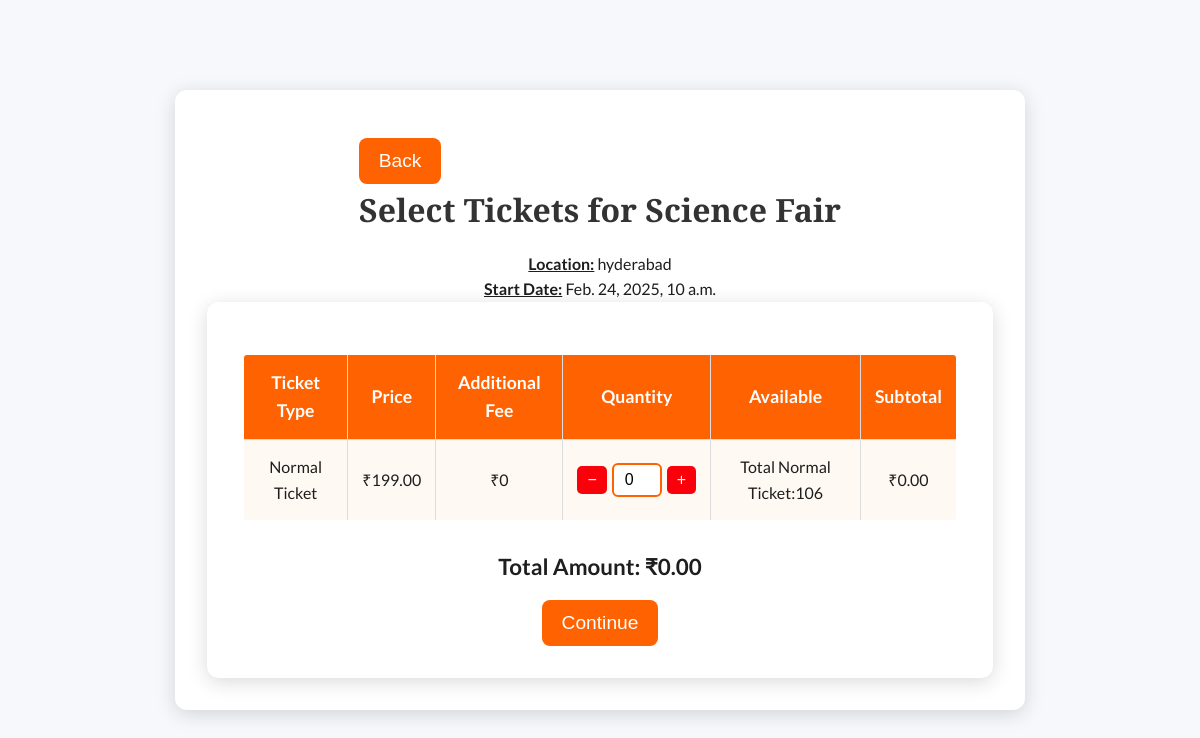
The app's page /events/select_tickets/10/ with its own data.
### events/models.py (models this page shows, shortened)
class Event(models.Model):
    title = models.CharField(max_length=200)
    description = models.TextField()
    event_type = models.CharField(max_length=50)
    location = models.CharField(max_length=200)
    image = models.ImageField(upload_to='event_images/')
    start_date = models.DateTimeField()
    end_date = models.DateTimeField()
    manager = models.ForeignKey(Manager, on_delete=models.SET_NULL, null=True, blank=True)

class Ticket(models.Model):
    event = models.ForeignKey(Event, on_delete=models.CASCADE, related_name='tickets')
    ticket_type = models.CharField(max_length=100)  # e.g., Normal, VIP
    ticket_name = models.CharField(max_length=100)  # Name of the ticket
    quantity = models.PositiveIntegerField()  # Number of tickets available
    price = models.DecimalField(max_digits=10, decimal_places=2)  # Price per ticket
    additional_fee = models.DecimalField(max_digits=10, decimal_places=2, blank=True, null=True)  # Additional fee
    sale_start = models.DateTimeField()  # Tickets available from
    sale_end = models.DateTimeField()  # Tickets available until
    min_purchase = models.PositiveIntegerField()  # Minimum ticket purchase
    max_purchase = models.PositiveIntegerField()  # Maximum ticket purchase
    created_at = models.DateTimeField(auto_now_add=True)

### events/views.py (the view, shortened to what this page needs)
# urls.py: path('select_tickets/<int:event_id>/', views.select_tickets, name='select_tickets'),
def select_tickets(request, event_id):
    event = get_object_or_404(Event, id=event_id)
    tickets = Ticket.objects.filter(event=event)
    return render(request, 'select_tickets.html', {'event': event, 'tickets': tickets})

### events/templates/select_tickets.html (shortened to what this page needs)
{% load static %}
<!DOCTYPE html>
<html lang="en">
<head>
    <link rel="stylesheet" href="{% static 'css/select.css' %}">
</head>
<body>
<div class="form-container">
    <button class="b-btn" onclick="window.location.href='{% url 'events:event_detail' event.id %}';">Back</button>
    <h2>Select Tickets for {{ event.title }}</h2>
    <p><b><u>Location:</u></b> {{ event.location }}</p>
    <p><b><u>Start Date:</u></b> {{ event.start_date }}</p>
    <form method="post" action="{% url 'events:select_tickets' event_id=event.id %}" id="ticketForm">
        <table border="5">
            <tr>
                <th>Ticket Type</th>
                <th>Price</th>
                <th>Additional Fee</th>
                <th>Quantity</th>
                <th>Available</th>
                <th>Subtotal</th>
            </tr>
            {% for ticket in tickets %}
            <tr>
                <td>{{ ticket.ticket_name }}</td>
                <td>₹{{ ticket.price }}</td>
                <td>₹{{ ticket.additional_fee|default:"0" }}</td>
                <td>
                    <div class="ticket-quantity-wrapper">
                        <button type="button" class="quantity-btn decrease">−</button>
                        <input type="number" name="ticket_{{ ticket.id }}"
                               min="0" max="{{ ticket.max_purchase }}"
                               value="0" class="ticket-quantity"
                               data-price="{{ ticket.price }}"
                               data-fee="{{ ticket.additional_fee|default:0 }}">
                        <button type="button" class="quantity-btn increase">+</button>
                    </div>
                </td>
                <td>Total {{ticket.ticket_name}}:{{ ticket.quantity }}</td>
                <td id="subtotal_{{ ticket.id }}">₹0.00</td>
            </tr>
            {% endfor %}
        </table>
        <h3>Total Amount: ₹<span id="totalAmount">0.00</span></h3>
        <button class ="s-btn" type="submit">Continue</button>
    </form>
</div>
</body>
</html>

### events/static/css/select.css (style rules this page uses)
* { margin: 0; padding: 0; box-sizing: border-box; }
body { font-family: 'Lato', sans-serif; color: #1E1E1E; line-height: 1.6; background-color: #F7F8FC; display: flex; justify-content: center; align-items: center; min-height: 100vh; padding: 2rem; }
form { background: white; padding: 2rem; border-radius: 0.75rem; box-shadow: 0 0.25rem 1.25rem rgba(0, 0, 0, 0.15); max-width: 53.125rem; width: 100%; text-align: center; }
.form-container { display: flex; flex-direction: column; align-items: center; justify-content: center; width: 100%; max-width: 53.125rem; margin: 0 auto; padding: 2rem; background: white; border-radius: 0.75rem; box-shadow: 0 0.25rem 1.25rem rgba(0, 0, 0, 0.15); }
.b-btn { background-color: #FF6200; color: white; font-size: 1.2rem; padding: 0.75rem 1.25rem; border: none; border-radius: 0.5rem; cursor: pointer; transition: all 0.3s ease-in-out; margin-top: 1rem; margin-right: 25rem; }
h2 { font-family: 'Playfair Display', serif; font-size: 2rem; text-align: center; margin-bottom: 1rem; color: #333; display: flex; justify-content: center; align-items: center; flex-direction: column; }
table { width: 100%; border-collapse: collapse; margin-top: 1rem; border-radius: 0.5rem; overflow: hidden; }
table th, table td { padding: 0.875rem; border: 0.0625rem solid #ddd; text-align: center; }
th { background-color: #FF6200; color: white; font-size: 1.1rem; }
td { background-color: #FFF9F3; font-size: 1rem; }
.ticket-quantity-wrapper { display: flex; align-items: center; justify-content: center; gap: 0.3125rem; }
.quantity-btn { background-color: #F9000A; color: white; border: none; padding: 0.3125rem 0.625rem; font-size: 1rem; cursor: pointer; border-radius: 0.3125rem; transition: 0.3s ease-in-out; }
input[type="number"] { width: 3.125rem; padding: 0.375rem; font-size: 1rem; text-align: center; border: 0.125rem solid #FF6200; border-radius: 0.375rem; background: white; }
h3 { margin-top: 1.5rem; font-size: 1.4rem; font-weight: bold; }
.s-btn { background-color: #FF6200; color: white; font-size: 1.2rem; padding: 0.75rem 1.25rem; border: none; border-radius: 0.5rem; cursor: pointer; transition: all 0.3s ease-in-out; margin-top: 1rem; }

### records on screen
Event: title "Science Fair", location "hyderabad", start_date "Feb. 24, 2025, 10 a.m."
Ticket: ticket_name "Normal Ticket", price "199.00", additional_fee "0", quantity "106"
